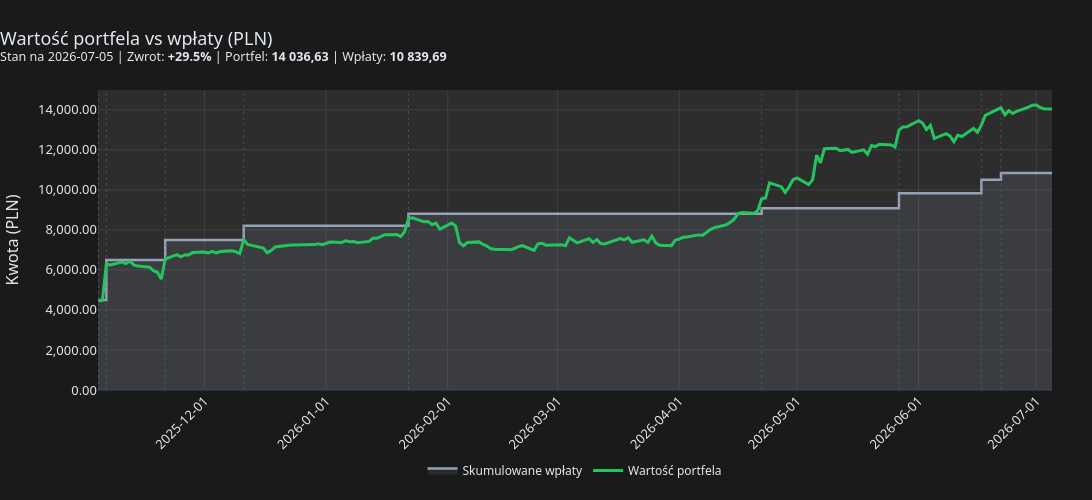

The notebook cell this image was saved under:
### Markdown cell above
## Wartość portfela w czasie (ze skokami wpłat)

### Code cell
plot_nav_with_deposits(nav, REPORT_CURRENCY).show(config=PLOTLY_SHOW_CONFIG)

### Figure 1 — Plotly figure (JSON) as saved in the notebook; plotly's stock layout.template omitted (floating-point values rounded to 4 significant figures; data arrays with more than 128 entries replaced by an {"elided": "..."} marker saying what was removed)
{"data": [{"fill": "tozeroy", "fillcolor": "rgba(148, 163, 184, 0.12)", "line": {"color": "#94a3b8", "shape": "hv", "width": 2.5}, "mode": "lines", "name": "Skumulowane wpłaty", "type": "scatter", "x": {"elided": "173 str values"}, "y": {"elided": "173 float values"}}, {"line": {"color": "#22c55e", "width": 3}, "mode": "lines", "name": "Wartość portfela", "type": "scatter", "x": {"elided": "173 str values"}, "y": {"elided": "173 float values"}}], "layout": {"font": {"color": "#e2e8f0", "family": "Segoe UI, Arial, sans-serif", "size": 13}, "height": 500, "hovermode": "x unified", "legend": {"bgcolor": "rgba(0,0,0,0)", "font": {"size": 12}, "orientation": "h", "x": 0.5, "xanchor": "center", "y": -0.22, "yanchor": "top"}, "margin": {"b": 110, "l": 60, "r": 40, "t": 90}, "paper_bgcolor": "#1a1a1a", "plot_bgcolor": "#2d2d2d", "shapes": [{"line": {"color": "#64748b", "dash": "dot", "width": 1}, "opacity": 0.4, "type": "line", "x0": "2025-11-04T00:00:00", "x1": "2025-11-04T00:00:00", "xref": "x", "y0": 0, "y1": 1, "yref": "y domain"}, {"line": {"color": "#64748b", "dash": "dot", "width": 1}, "opacity": 0.4, "type": "line", "x0": "2025-11-06T00:00:00", "x1": "2025-11-06T00:00:00", "xref": "x", "y0": 0, "y1": 1, "yref": "y domain"}, {"line": {"color": "#64748b", "dash": "dot", "width": 1}, "opacity": 0.4, "type": "line", "x0": "2025-11-21T00:00:00", "x1": "2025-11-21T00:00:00", "xref": "x", "y0": 0, "y1": 1, "yref": "y domain"}, {"line": {"color": "#64748b", "dash": "dot", "width": 1}, "opacity": 0.4, "type": "line", "x0": "2025-12-11T00:00:00", "x1": "2025-12-11T00:00:00", "xref": "x", "y0": 0, "y1": 1, "yref": "y domain"}, {"line": {"color": "#64748b", "dash": "dot", "width": 1}, "opacity": 0.4, "type": "line", "x0": "2026-01-22T00:00:00", "x1": "2026-01-22T00:00:00", "xref": "x", "y0": 0, "y1": 1, "yref": "y domain"}, {"line": {"color": "#64748b", "dash": "dot", "width": 1}, "opacity": 0.4, "type": "line", "x0": "2026-04-22T00:00:00", "x1": "2026-04-22T00:00:00", "xref": "x", "y0": 0, "y1": 1, "yref": "y domain"}, {"line": {"color": "#64748b", "dash": "dot", "width": 1}, "opacity": 0.4, "type": "line", "x0": "2026-05-27T00:00:00", "x1": "2026-05-27T00:00:00", "xref": "x", "y0": 0, "y1": 1, "yref": "y domain"}, {"line": {"color": "#64748b", "dash": "dot", "width": 1}, "opacity": 0.4, "type": "line", "x0": "2026-06-17T00:00:00", "x1": "2026-06-17T00:00:00", "xref": "x", "y0": 0, "y1": 1, "yref": "y domain"}, {"line": {"color": "#64748b", "dash": "dot", "width": 1}, "opacity": 0.4, "type": "line", "x0": "2026-06-22T00:00:00", "x1": "2026-06-22T00:00:00", "xref": "x", "y0": 0, "y1": 1, "yref": "y domain"}], "title": {"text": "Wartość portfela vs wpłaty (PLN)<br><sup>Stan na 2026-07-05 | Zwrot: <b>+29.5%</b> | Portfel: <b>14 036,63</b> | Wpłaty: <b>10 839,69</b></sup>", "x": 0}, "width": 1100, "xaxis": {"gridcolor": "#404040", "nticks": 12, "showgrid": true, "tickangle": -45, "tickformat": "%Y-%m-%d", "title": {"text": ""}}, "yaxis": {"gridcolor": "#404040", "showgrid": true, "tickformat": ",.2f", "title": {"text": "Kwota (PLN)"}}}}
